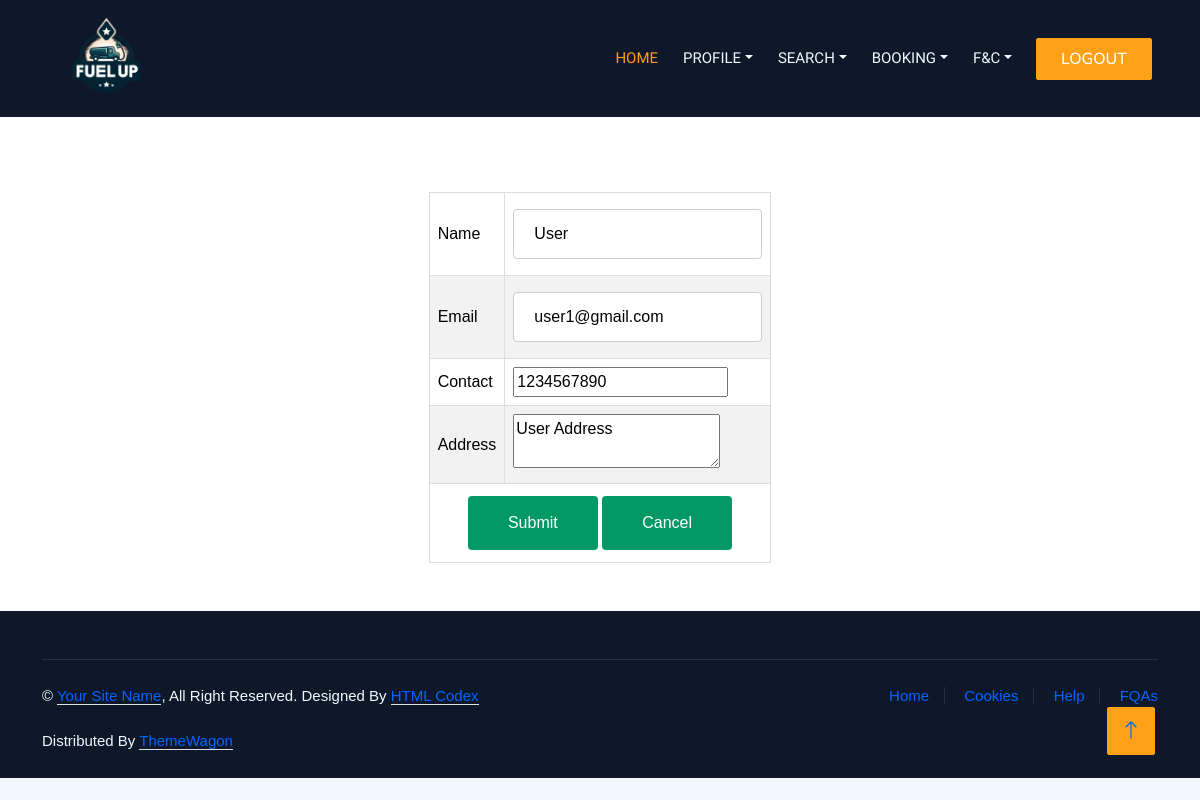
Page /User/Editprofile/ (signed in) on the committed database.
### Guest/models.py (models this page shows)
class tbl_user(models.Model):
    user_name=models.CharField(max_length=20)
    user_email=models.CharField(max_length=30)
    user_contact=models.CharField(max_length=15)
    user_address=models.CharField(max_length=50)
    user_password=models.CharField(max_length=20)
    user_photo=models.FileField(upload_to='UserDoc/')
    place=models.ForeignKey(tbl_place,on_delete=models.CASCADE)

### User/views.py (the view)
# urls.py: path('Editprofile/',views.Editprofile,name="Editprofile"),
def Editprofile(request):
    if 'userid' in request.session:
        user=tbl_user.objects.get(id=request.session["userid"])
        if request.method=="POST":
            user.user_name=request.POST.get("name")
            user.user_email=request.POST.get("email")
            user.user_contact=request.POST.get("contant")
            user.user_address=request.POST.get("address")
            user.save()
            return redirect("webuser:MyProfile")
        else:
            return render(request,"User/Editprofile.html",{"User":user})
    else:
        return render(request,"Guest/Login.html")

### User/Templates/User/Editprofile.html (shortened to what this page needs)
{% extends 'User/header.html' %}
{% load static %}
{% block content %}
<br><br><br><br><br><br><br><br>
<!DOCTYPE html>
<html lang="en">
<head>
</head>
<body>
    <div id="tab">
    <form method="post">
        <table border="1" align="center">
            <tr>
                <td>
                    <label for="name">Name</label></td><td>
                    <input type="text" id="name" name="name" required value="{{User.user_name}}">
                </td>
            </tr>
            <tr>
                <td>
                    <label for="email">Email</label></td><td>
                    <input type="email" id="email" name="email" required value="{{User.user_email}}">
                </td>
            </tr>
            <tr>
                <td>
                    <label for="contant">Contact</label></td><td>
                    <input type="tel" id="contant" name="contant" required value="{{User.user_contact}}">
                </td>
            </tr>
            <tr>
                <td>
                    <label for="address">Address</label></td><td>
                    <textarea id="address" name="address" required>{{User.user_address}}</textarea>
                </td>
            </tr>
            <tr>
                <td colspan="2" align="center">
                    <input type="submit" name="submit" value="Submit">
                    <input type="reset" value="Cancel" name="cancel">
                </td>
            </tr>
        </table>
    </form>
</body>
</html>
{% endblock content %}

### Guest/static/login/css/style.css (style rules this page uses)
:root { --primary: #FEA116; --light: #F1F8FF; --dark: #0F172B; }

### Guest/static/form.css (style rules this page uses)
#tab { font-family: "Trebuchet MS", Arial, Helvetica, sans-serif; border-collapse: collapse; width: 100%; }
#tab td, #tab th { border: 1px solid #ddd; padding: 8px; color: #000; }
#tab tr:nth-child(even) { background-color: #f2f2f2; }
input[type=text],[type=password],[type=email],[type=date], select { width: 100%; padding: 12px 20px; margin: 8px 0; display: inline-block; border: 1px solid #ccc; border-radius: 4px; box-sizing: border-box; }
input[type=submit] { width: 40%; background-color: #096; color: white; padding: 15px; margin: 4px 0; border: none; border-radius: 4px; cursor: pointer; }
input[type=reset] { width: 40%; background-color: #096; color: white; padding: 15px; margin: 4px 0; border: none; border-radius: 4px; cursor: pointer; }

### rows in the picture
tbl_user: name "User", email "user1@gmail.com", contant "1234567890", address "User Address"
